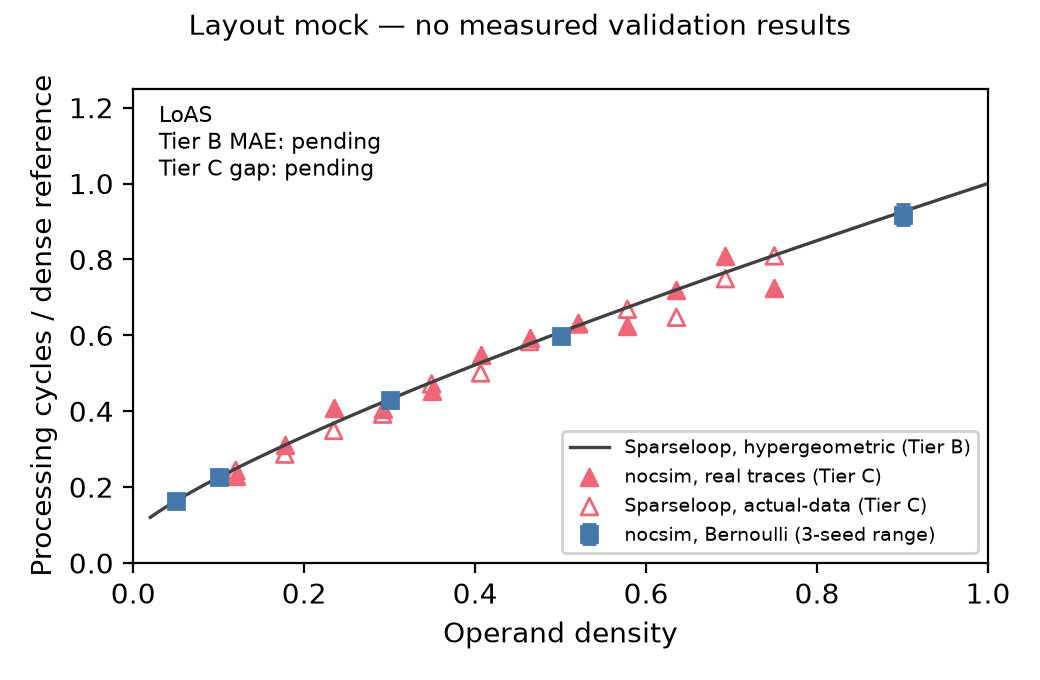

Write Python code to recreate this figure.
"""LoAS-only cycles-panel layout. All plotted values are synthetic placeholders."""
from pathlib import Path
import numpy as np
import matplotlib
matplotlib.use('Agg')
import matplotlib.pyplot as plt

rng=np.random.default_rng(7)
p=np.array([.05,.1,.3,.5,.9])
x=np.linspace(.02,1,100)
curve=lambda values: .08+.92*values**.8
fig,ax=plt.subplots(figsize=(5.2,3.4))
ax.plot(x,curve(x),color='0.25',lw=1.2,label='Sparseloop, hypergeometric (Tier B)')
y=curve(p)*(1+rng.normal(0,.02,len(p)))
ax.errorbar(p,y,yerr=.03*curve(p),fmt='s',color='#4477aa',capsize=2.5,
            label='nocsim, Bernoulli (3-seed range)')
density=np.linspace(.12,.75,12)
ax.scatter(density,curve(density)*(1+rng.normal(0,.08,12)),marker='^',color='#ee6677',
           label='nocsim, real traces (Tier C)')
ax.scatter(density,curve(density)*(1+rng.normal(0,.04,12)),marker='^',facecolors='none',edgecolors='#ee6677',
           label='Sparseloop, actual-data (Tier C)')
ax.text(.03,.97,'LoAS\nTier B MAE: pending\nTier C gap: pending',transform=ax.transAxes,va='top',fontsize=8)
ax.set(xlim=(0,1),ylim=(0,1.25),xlabel='Operand density',ylabel='Processing cycles / dense reference')
ax.legend(loc='lower right',fontsize=7,framealpha=.9)
fig.suptitle('Layout mock — no measured validation results',fontsize=10)
fig.tight_layout()
for ext in ('pdf','png'):
    fig.savefig(Path(__file__).with_suffix('.'+ext),dpi=200)
print('Rendered LoAS-only illustrative layout; zero experiment results.')
